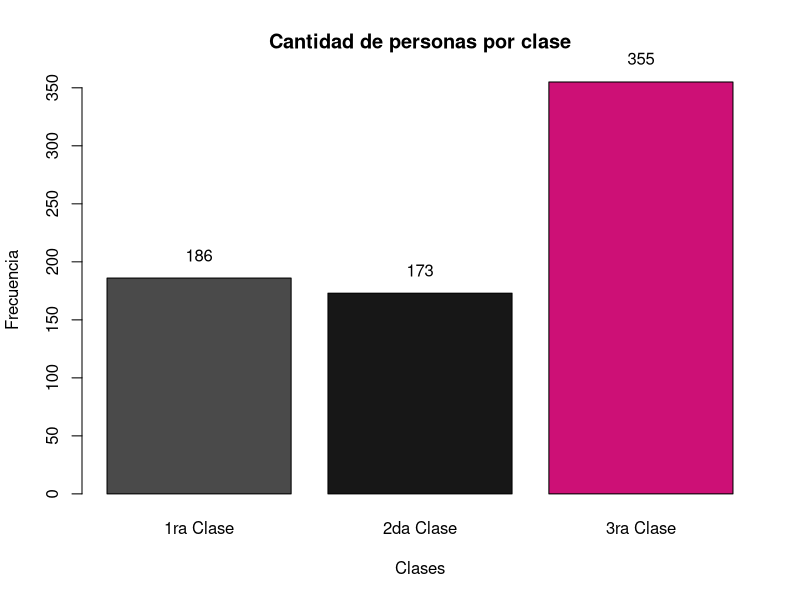
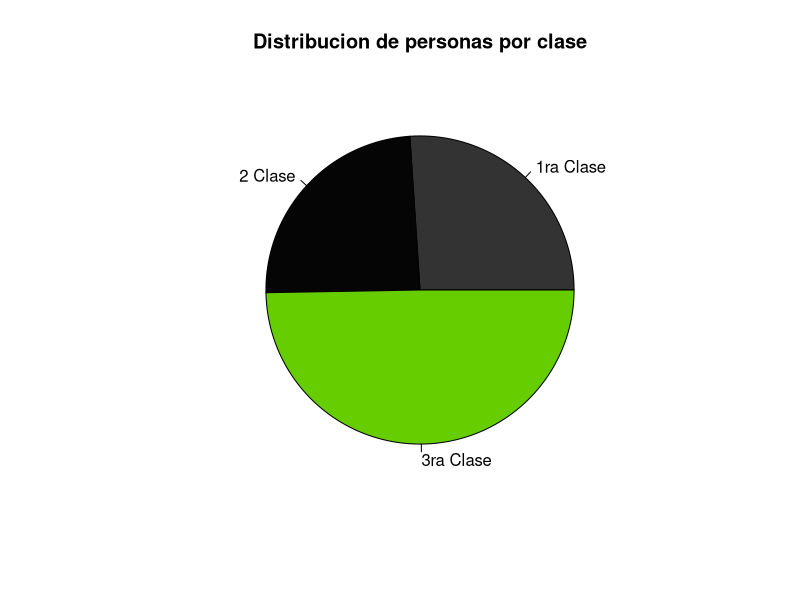
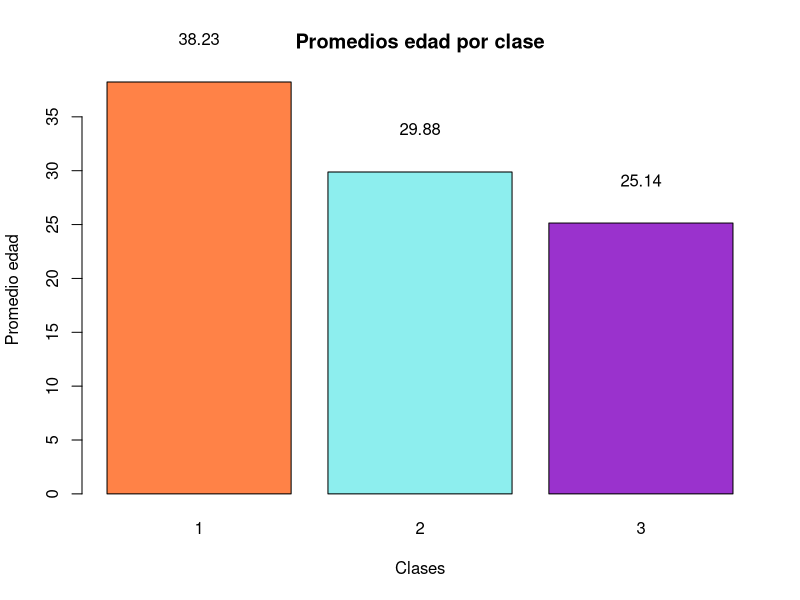
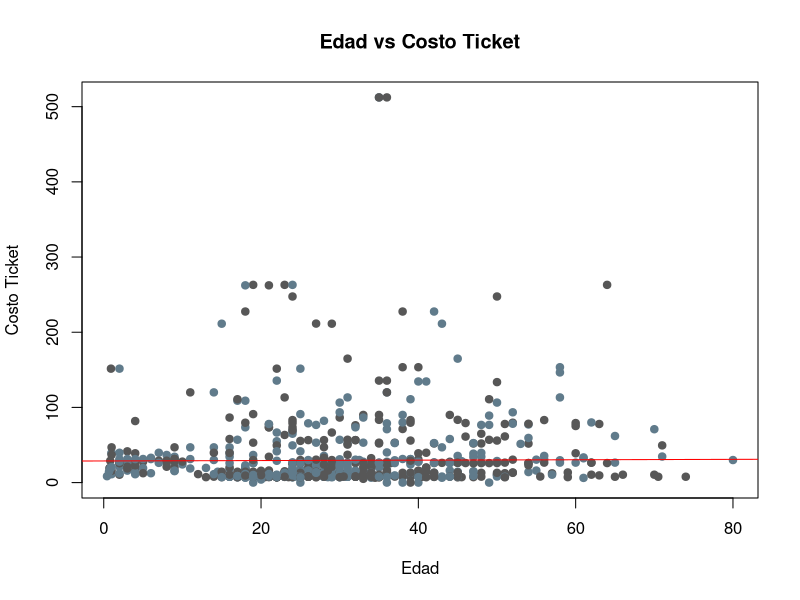
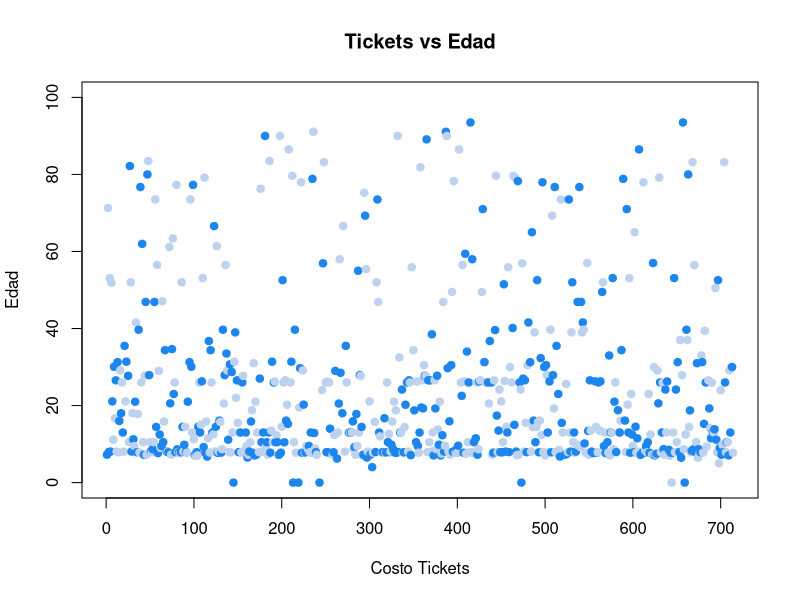
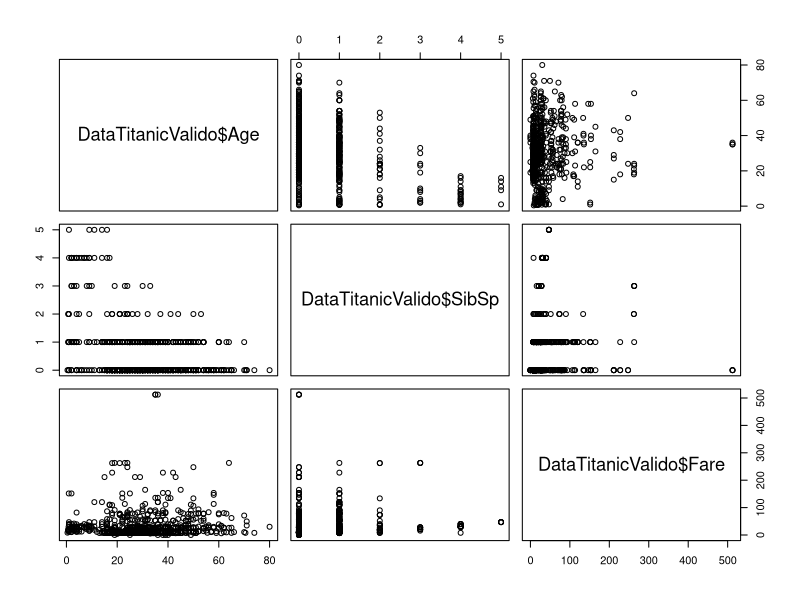

The R script that drew these images, in order: (Note: this script raises an error after producing the figures.)
#Practica en curso con lenguaje R

##verificamos que nos encontramos en el directorio de trabajo uasb_R/ obtenido del repositorio
#en github y listamos los archivos
getwd()
dir()

#cargamos los datos a una variable de tipo data.frame
DataTitanic<-read.table("titanic.csv", sep = ",", header = TRUE)

#obtenemos algunas estadísticas de los datos obtenidos
str(DataTitanic)
summary(DataTitanic)

#verificamos si tenemos datos faltantes (missing values)
table(is.na(DataTitanic))
summary(DataTitanic)

#analizamos cada columna para revisar cual tiene valores vacios
table(is.na(DataTitanic$PassengerId)) #no tiene valores vacios
table(is.na(DataTitanic$Survived)) #no tiene valores vacios
table(is.na(DataTitanic$PassengerId))
table(is.na(DataTitanic$PassengerId))

#cargamos todos los valores faltantes de la columna Age
faltantes<-is.na(DataTitanic$Age)

DataTitanicValido<-DataTitanic[!faltantes,]
DataTitanicNoValido<-DataTitanic[faltantes,]

#nuevamente obtenemos informacion de valores faltantes con el nuevo dataset
table(is.na(DataTitanicValido))
summary(DataTitanicValido)

#transformamos el atributo Pclass de numero a Factor
DataTitanicValido<-transform(DataTitanicValido, Pclass = factor(Pclass))
str(DataTitanicValido)

#comenzamos a mostrar algunos graficos de interes

#histogramas
colores<-colors() #para generar aleatoriamente colores con la funcion sample

##Cantidad de pasajeros x clase
d_clase<-matrix(table(DataTitanicValido$Pclass))
bp<-barplot(d_clase[,1], names.arg = c("1ra Clase", "2da Clase", "3ra Clase"), 
        col = colores[sample(1:655,3)])
text(bp, y = d_clase+20,labels = d_clase, xpd = TRUE)
title(main = "Cantidad de personas por clase", xlab = "Clases", ylab = "Frecuencia")

#una simple torta
torta<-pie(d_clase, c("1ra Clase","2 Clase","3ra Clase"), col = colores[sample(1:655,3)] )
title(main = "Distribucion de personas por clase")


## Promedios edad por clase
subtotal_edad<-aggregate(Age~Pclass, DataTitanicValido,mean)
bp<-barplot(subtotal_edad$Age, names.arg = subtotal_edad$Pclass, col = colores[sample(1:655,3)])
text(bp, y = round(subtotal_edad$Age,2)+4, labels = round(subtotal_edad$Age,2), xpd = TRUE)
title(main = "Promedios edad por clase", xlab = "Clases", ylab = "Promedio edad")

#Plot de edad vs costo ticket
plot(DataTitanicValido$Age,DataTitanicValido$Fare, col = colores[sample(1:655,2)], pch = 19, main = "Edad vs Costo Ticket",
     xlab = "Edad", ylab = "Costo Ticket")
abline(lm(DataTitanicValido$Age~DataTitanicValido$Fare), col = "red")

#Plot Hermanos vs Padres e hijos 
bp<-plot(DataTitanicValido$Fare,DataTitanicValido$Edad, col = colores[sample(1:655,2)], pch = 19, main = "Tickets vs Edad",
     xlab = "Costo Tickets", ylab = "Edad", ylim = c(0,100))

pairs(~DataTitanicValido$Age+DataTitanicValido$SibSp+DataTitanicValido$Fare, data = DataTitanicValido)

##libreria lattice
#plot ticket vs edad agrupados por Pclass
xyplot(Fare~Age|Pclass, data = DataTitanicValido, xlab = "Costo Ticket", ylab = "Edad", main = "Graficos Lattice")
xyplot(Fare~Age|Embarked, data = DataTitanicValido, xlab = "Costo Ticket", ylab = "Edad", main = "Graficos Lattice")
dev.off()
